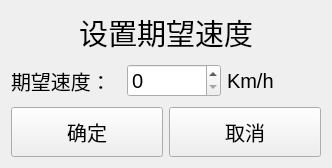
<?xml version="1.0" encoding="UTF-8"?>
<ui version="4.0">
 <class>SetSpeed</class>
 <widget class="QWidget" name="SetSpeed">
  <property name="geometry">
   <rect>
    <x>0</x>
    <y>0</y>
    <width>332</width>
    <height>168</height>
   </rect>
  </property>
  <property name="windowTitle">
   <string>Form</string>
  </property>
  <layout class="QVBoxLayout" name="verticalLayout">
   <item>
    <layout class="QHBoxLayout" name="horizontalLayout_2">
     <item>
      <spacer name="horizontalSpacer">
       <property name="orientation">
        <enum>Qt::Horizontal</enum>
       </property>
       <property name="sizeHint" stdset="0">
        <size>
         <width>40</width>
         <height>20</height>
        </size>
       </property>
      </spacer>
     </item>
     <item>
      <widget class="QLabel" name="label_title">
       <property name="font">
        <font>
         <pointsize>22</pointsize>
        </font>
       </property>
       <property name="text">
        <string>设置期望速度</string>
       </property>
      </widget>
     </item>
     <item>
      <spacer name="horizontalSpacer_2">
       <property name="orientation">
        <enum>Qt::Horizontal</enum>
       </property>
       <property name="sizeHint" stdset="0">
        <size>
         <width>40</width>
         <height>20</height>
        </size>
       </property>
      </spacer>
     </item>
    </layout>
   </item>
   <item>
    <layout class="QHBoxLayout" name="horizontalLayout">
     <item>
      <widget class="QLabel" name="label_speed">
       <property name="minimumSize">
        <size>
         <width>110</width>
         <height>20</height>
        </size>
       </property>
       <property name="font">
        <font>
         <pointsize>15</pointsize>
        </font>
       </property>
       <property name="text">
        <string>期望速度：</string>
       </property>
      </widget>
     </item>
     <item>
      <widget class="QSpinBox" name="spinBox_speed">
       <property name="minimumSize">
        <size>
         <width>80</width>
         <height>26</height>
        </size>
       </property>
       <property name="font">
        <font>
         <pointsize>15</pointsize>
        </font>
       </property>
      </widget>
     </item>
     <item>
      <widget class="QLabel" name="label_danwei">
       <property name="minimumSize">
        <size>
         <width>80</width>
         <height>17</height>
        </size>
       </property>
       <property name="font">
        <font>
         <pointsize>15</pointsize>
        </font>
       </property>
       <property name="text">
        <string>Km/h</string>
       </property>
      </widget>
     </item>
    </layout>
   </item>
   <item>
    <layout class="QHBoxLayout" name="horizontalLayout_3">
     <item>
      <widget class="QPushButton" name="sureBtn">
       <property name="minimumSize">
        <size>
         <width>120</width>
         <height>50</height>
        </size>
       </property>
       <property name="font">
        <font>
         <pointsize>15</pointsize>
        </font>
       </property>
       <property name="text">
        <string>确定</string>
       </property>
      </widget>
     </item>
     <item>
      <widget class="QPushButton" name="cancleBtn">
       <property name="minimumSize">
        <size>
         <width>120</width>
         <height>50</height>
        </size>
       </property>
       <property name="font">
        <font>
         <pointsize>15</pointsize>
        </font>
       </property>
       <property name="text">
        <string>取消</string>
       </property>
      </widget>
     </item>
    </layout>
   </item>
  </layout>
 </widget>
 <resources/>
 <connections/>
</ui>
